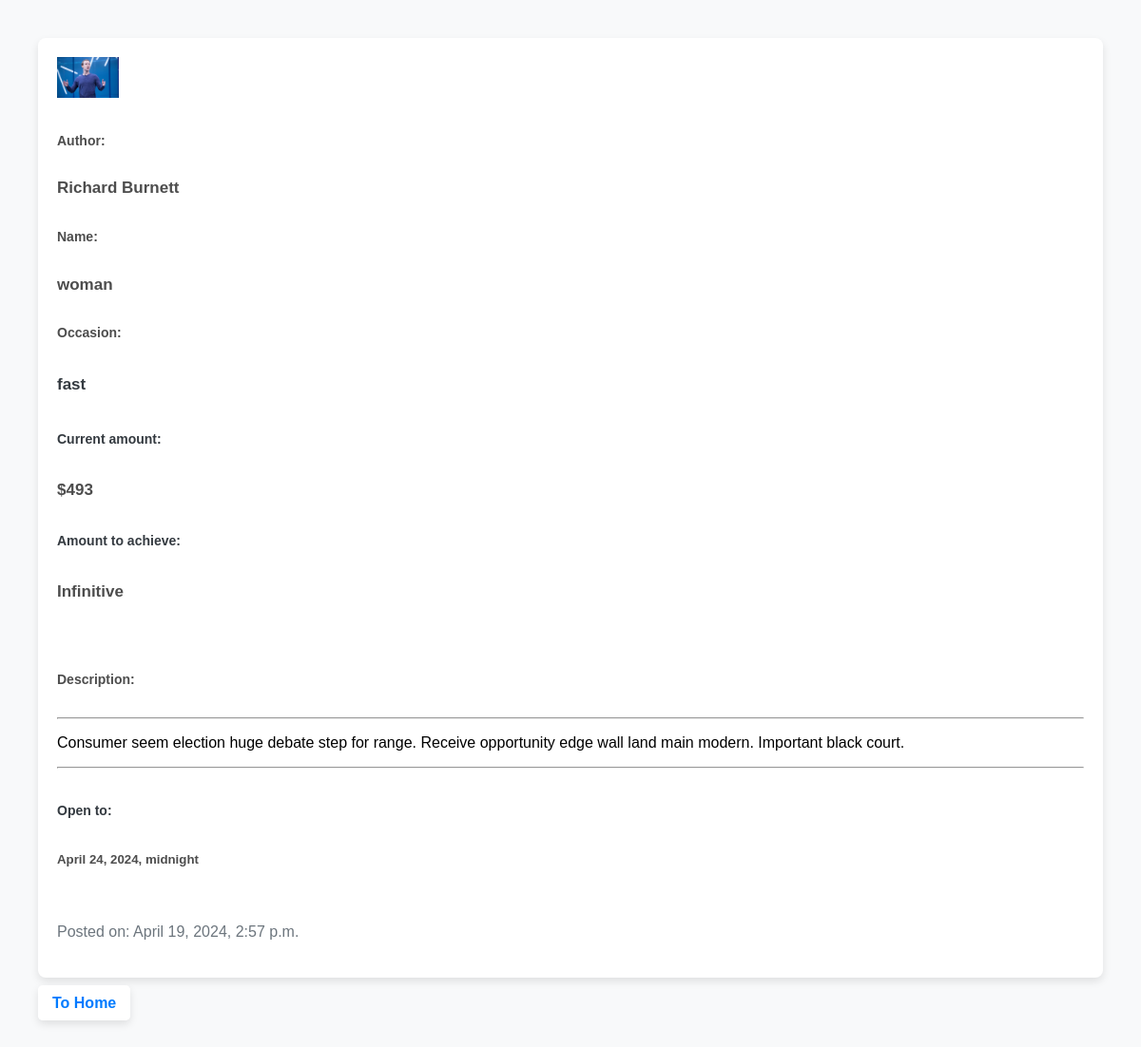
Page /about/297/ on the committed database.
### task_app/models.py (models this page shows, shortened)
class Collect(models.Model):
    author = models.ForeignKey(User, on_delete=models.CASCADE)
    name = models.CharField(max_length=100)
    occasion = models.CharField(max_length=100)
    description = models.TextField()
    amount_to_achieve = models.CharField(max_length=100, default='Infinitive')
    current_amount = models.IntegerField()
    image = models.ImageField(upload_to='covers/')
    date_finish = models.DateTimeField()
    when_created = models.DateTimeField(auto_now_add=True)
    FIO = models.CharField(max_length=100)
    class Meta:
        verbose_name = 'Collect'
        verbose_name_plural = 'Collects'

### task_app/views.py (the view)
# urls.py: path('about/<int:pk>/', views.about.as_view(), name='about'),
class about(DetailView):
    model = Collect
    template_name = 'task_app/about.html'
    context_object_name = 'events'

### task_app/templates/task_app/about.html (shortened to what this page needs)
<!DOCTYPE html>
{% load static %}
<html lang="en">
<head>
    <link rel="stylesheet" href="{% static 'task_app/index.css' %}">
</head>
<body>
    <div class="card">
        <img class="card-img-top" src="{{ events.image.url }}"  style='max-width: 6%; height: 100' alt="{{ job.name }} Image">
        <br>
        <h6>Author:</h6><b><h4>{{ events.FIO }}</h4></b>
        <h6>Name:</h6><b><h4>{{ events.name }}</h4></b>
        <b><h6>Occasion:</h6>
            <h4 class="p">{{ events.occasion }}</h4>
        </b>
        <h6 class="p">Current amount:</h6>
            <b><h4>${{ events.current_amount }}</h4></b>
        <h6 class="p">Amount to achieve:</h6>
            <b><h4>{{ events.amount_to_achieve }}</h4></b>
        <br>
        <b><h6>Description:</h6></b>
        <hr>
        <div class="text">
            <p class="h2">{{ events.description|linebreaks }}</p>
            <hr>
        </div>
        <h6 class="p">Open to:</h6>
            <b><h5>{{ events.date_finish }}</h5></b>
        <br>
        <p class="posted-info p">Posted on: {{ events.when_created }}</p>
    </div>
    <br>
<a class="a" href="{% url 'home' %}">To Home</a>
</body>
</html>

### task_app/static/task_app/index.css (style rules this page uses)
body { background-color: hsl(0, 0%, 98%); padding: 20px; }
h1, h2, h3, h4, h5, h6 { color: hsl(0, 0%, 30%); }
h6 { font-size: 14px; }
h4 { font-size: 17px; }

### task_app/templates/task_app/about.html (style rules this page uses)
body { font-family: 'Arial', sans-serif; margin: 20px; padding: 20px; background-color: #f8f9fa; }
.h2 { color: black; }
.p { line-height: 1.6; color: #343a40; }
.card { background-color: #ffffff; border-radius: 8px; box-shadow: 0 4px 8px rgba(0, 0, 0, 0.1); padding: 20px; }
.posted-info { color: #6c757d; }
.a { text-decoration: none; color: #007bff; font-weight: bold; padding: 10px 15px; border-radius: 5px; background-color: #ffffff; box-shadow: 0 4px 8px rgba(0, 0, 0, 0.1); }

### rows in the picture
Collect: image (picture), FIO "Richard Burnett", name "woman", occasion "fast", current_amount "493", amount_to_achieve "Infinitive", description "Consumer seem election huge debate step for range. Receive opportunity edge wall land main modern. Important black court.", date_finish "April 24, 2024, midnight", when_created "April 19, 2024, 2:57 p.m."
